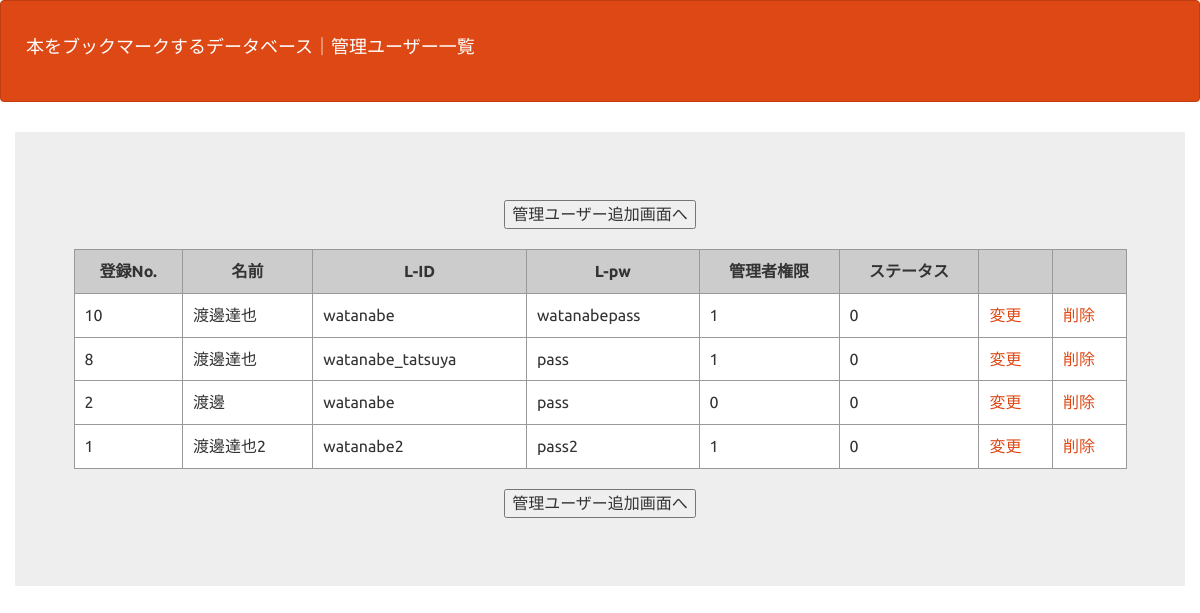
The page /USER/select.php (signed in) on the database its author committed.
### tables this page shows
CREATE TABLE IF NOT EXISTS `gs_user_table` (
`id` int(12) NOT NULL,
  `name` varchar(64) NOT NULL,
  `lid` varchar(128) NOT NULL,
  `lpw` varchar(64) NOT NULL,
  `kanri_flg` int(1) NOT NULL,
  `life_flg` int(1) NOT NULL
);

### USER/select.php (the view, shortened to what this page needs)
<?php
$pdo = db_con();
$stmt = $pdo->prepare("SELECT * FROM gs_user_table ORDER BY id DESC");
$status = $stmt->execute();
$view = "";
if($status==false){
  $error = $stmt->errorInfo();
  exit("QueryError:".$error[2]);
}else{
    while($result = $stmt->fetch(PDO::FETCH_ASSOC)){
        $view .= '<tr id="cell">';
        $view .=    '<td>';
        $view .=        $result["id"];
        $view .=    '</td>';
        $view .=    '<td>';
        $view .=        $result["name"];
        $view .=    '</td>';
        $view .=    '<td>';
        $view .=        $result["lid"];
        $view .=    '</td>';
        $view .=    '<td>';
        $view .=        $result["lpw"];
        $view .=    '</td>';
        $view .=    '<td>';
        $view .=        $result["kanri_flg"];
        $view .=    '</td>';
        $view .=    '<td>';
        $view .=        $result["life_flg"];
        $view .=    '</td>';
        $view .=    '<td>';
        $view .=        '<a href="detail.php?id='.$result["id"].'">';
        $view .=        '変更';
        $view .=        '</a>';
        $view .=    '</td>';
        $view .=    '<td>';
        $view .=        '<a href="delete.php?id='.$result["id"].'">';
        $view .=        '削除';
        $view .=        '</a>';
        $view .=    '</td>';
        $view .= '</tr>';
    }
}
?>
<!DOCTYPE html>
<html lang="ja">
<head><a href="delate.php?id='..'"></a>
<link rel="stylesheet" href="css/bootstrap.min.css">
<link rel="stylesheet" href="css/table_style.css">
</head>
<body id="main">
<header>
  <nav class="navbar navbar-default">
    <div class="container-fluid">
      <div class="navbar-header">
      <p class="navbar-brand">本をブックマークするデータベース｜管理ユーザー一覧</p>
      </div>
    </div>
  </nav>
</header>
<div>
    <div class="container jumbotron">
        <input type="button" id="btn" name="btn" value="管理ユーザー追加画面へ" onClick="location.href='index.php'">
        <table id="tab">
            <tr id="head">
                <td>登録No.</td>
                <td>名前</td>
                <td>L-ID</td>
                <td>L-pw</td>
                <td>管理者権限</td>
                <td>ステータス</td>
                <td></td>
                <td></td>
            </tr>
            <?= $view ?>
        </table>
        <input type="button" id="btn" name="btn" value="管理ユーザー追加画面へ" onClick="location.href='index.php'">
    </div>
</div>
</body>
</html>

### USER/css/table_style.css (style rules this page uses)
table { border-collapse: collapse; width: 90%; margin: 0 auto; }
table td { padding: 10px; border: 1px solid #999; }
#head { font-weight: bold; background-color: #cccccc; text-align: center; }
#cell { background-color: #ffffff; }
#btn { display: block; margin: 20px auto; }

### USER/select.php (style rules this page uses)
div { padding: 10px;font-size:16px; }

### rows shown on the page
gs_user_table: value "10 渡邊達也 watanabe watanabepass 1 0 変更 削除"
gs_user_table: value "8 渡邊達也 watanabe_tatsuya pass 1 0 変更 削除"
gs_user_table: value "2 渡邊 watanabe pass 0 0 変更 削除"
gs_user_table: value "1 渡邊達也2 watanabe2 pass2 1 0 変更 削除"
